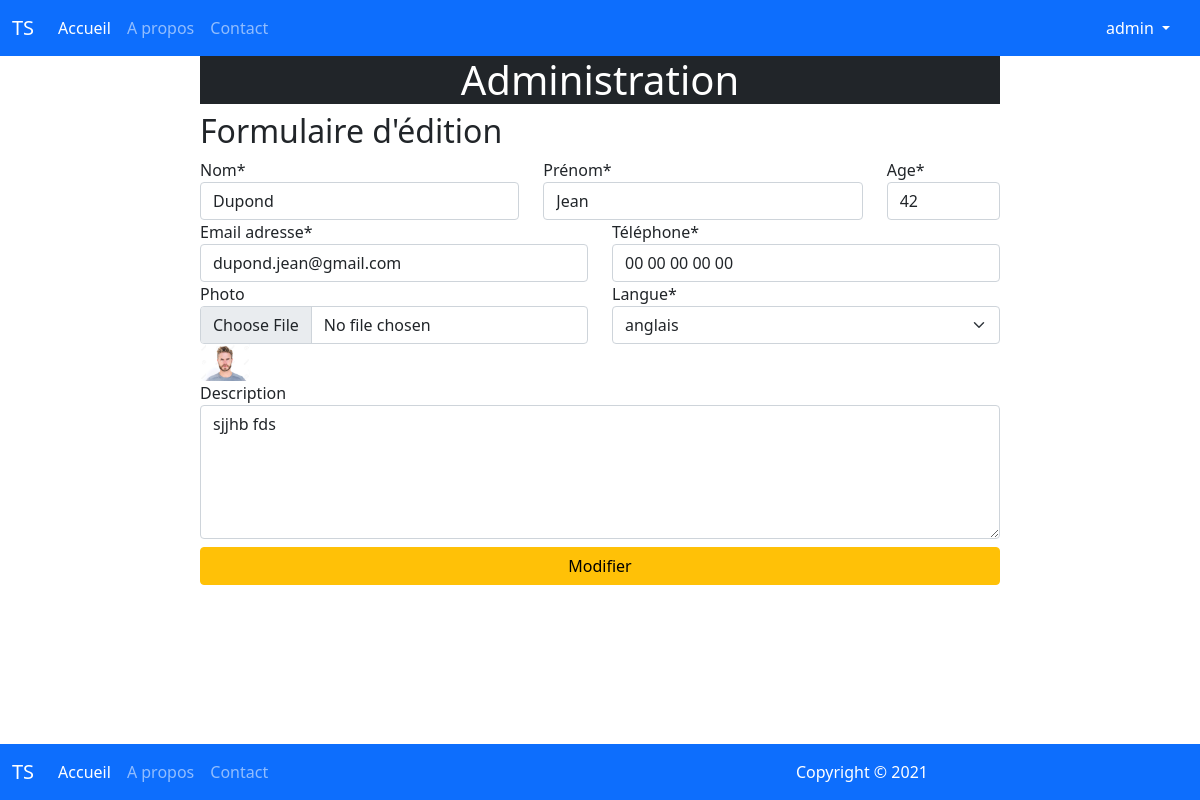
/admin/editer.php?id=13 (signed in), run on the app's committed database.
### tables this page shows
CREATE TABLE `personne` (
  `id_p` int(11) NOT NULL,
  `nom` varchar(20) NOT NULL,
  `prenom` varchar(20) NOT NULL,
  `age` int(11) NOT NULL,
  `telephone` varchar(15) NOT NULL,
  `email` varchar(50) NOT NULL,
  `image` varchar(50) DEFAULT NULL,
  `description` text DEFAULT NULL,
  `created` timestamp NOT NULL DEFAULT current_timestamp(),
  `id_langue` int(11) NOT NULL
);

CREATE TABLE `langues` (
  `id` int(11) NOT NULL,
  `libelle` varchar(50) NOT NULL,
  `drapeau` varchar(50) NOT NULL,
  `created` timestamp NOT NULL DEFAULT current_timestamp()
);

### admin/editer.php (the view, shortened to what this page needs)
<?php
require_once('../connect.php');
if(isset($_GET['id']) && $_GET['id'] <= 1000 && filter_var($_GET['id'], FILTER_VALIDATE_INT)){
    $id = htmlspecialchars(addslashes($_GET['id']));
    $sql = "SELECT * FROM personne p
            INNER JOIN langues l
            ON p.id_langue = l.id
            WHERE p.id_p = '$id'";
    $result = mysqli_query($conn, $sql);
    if(mysqli_num_rows($result) > 0){
        $data = mysqli_fetch_assoc($result);
    }
}
 require_once('../partials/header.inc');
?>
<div class="offset-2 col-8">
<h1 class="bg-dark text-center text-white">Administration</h1>
<h2>Formulaire d'édition</h2>
    <form action="<?=$_SERVER['PHP_SELF'];?>" method="post" enctype="multipart/form-data">
    <div class="row">
    <div class="col-5">
        <label for="nom">Nom*</label>
        <input type="text" class="form-control" id="nom" name="nom" value="<?=$data['nom'];?>" placeholder="Entrez votre nom svp" required>
    </div>
    <div class="col-5">
        <label for="prenom">Prénom*</label>
        <input type="text" class="form-control" id="prenom" name="prenom" value="<?=$data['prenom'];?>" placeholder="Entrez votre prénom svp" required>
    </div>
    <div class="col-2">
        <label for="age">Age*</label>
        <input type="number" class="form-control" id="age" name="age" value="<?=$data['age'];?>" placeholder="Entrez votre âge svp" min="18" required>
    </div>
    </div>
    <div class="row">
    <div class="col">
        <label for="email">Email adresse*</label>
        <input type="email" class="form-control" id="email" name="email" value="<?=$data['email'];?>" placeholder="Entrez votre email svp" required>
    </div>
    <div class="col">
        <label for="phone">Téléphone*</label>
        <input type="tel" class="form-control" id="phone" name="phone" value="<?=$data['telephone'];?>" placeholder="Entrez votre numéro de téléphone svp" required>
    </div>
    </div>
    <div class="row">
    <div class="col">
        <label for="image">Photo</label>
        <input type="file" class="form-control" id="image" name="image">
        <img src="../assets/images/<?=$data['image'];?>" width="50" alt="">
    </div>
    <div class="col">
        <label for="langue">Langue*</label>
        <select class="form-select" id="langue" name="langue" >
        <option value="<?=$data['id_langue'];?>" ><?=$data['libelle'];?></option>
        </select>
    </div>
    </div>
    <div class="row">
    <div class="col mb-2">
        <label for="desc">Description</label>
        <textarea  class="form-control" id="desc" name="desc" rows="5" placeholder="Entrez la description svp"><?=$data['description'];?></textarea>
    </div>
    </div>
    <button type="submit" class="btn btn-warning col-12" name="soumis" >Modifier</button>
    </form>
</div>
<?php require_once('../partials/footer.inc');?>

### data on the page
personne: nom "Dupond", prenom "Jean", age "42", email "dupond.jean@gmail.com", phone "00 00 00 00 00", image (picture), langue "anglais", desc "sjjhb fds"

### other printed values
$_SESSION['auth']['login'] "admin"
